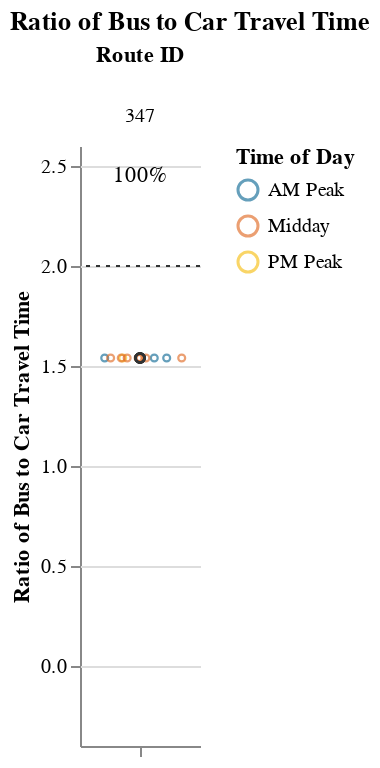
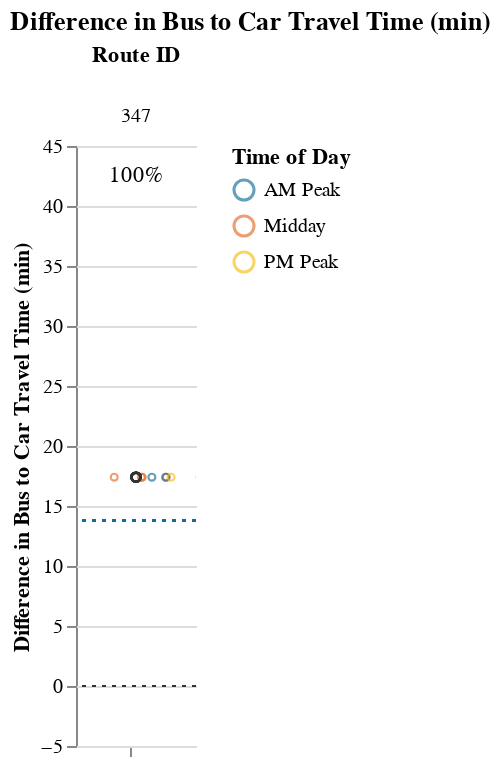

The notebook cell saved with these charts, in order:
### Markdown cell above
## Viable Competitive Routes
### Short Routes (< 1 hr)

### Code cell
# Allow for possibility that operator doesn't have routes that fall into certain route_groups
# But, jupyterbook will not like markdown with f-string
# separate out route_group and put in each cell, and use try/except + if to display...
# but all 3 route groups must be displayed. just add sentence about why no routes were returned at the end
route_group = "short"
try:
    subset_routes, mult, diff  = setup_charts(df, PCT_COMPETITIVE_THRESHOLD, route_group)
    
    if len(subset_routes) > 0:
        display(
            Markdown(
                f"{CAPTIONS_DICT[route_group]}"
                "Within each route group, routes are sorted in descending order "
                "by % competitive trips and # trips below the additional time cut-off."
            )
        )

        display(mult)
        display(diff)
except:
    print("No routes meet this criteria.")

### Figure 1 — Vega-Lite specification as saved in the notebook (floating-point values rounded to 4 significant figures)
{"config": {"view": {"continuousWidth": 400, "continuousHeight": 300, "stroke": null}, "facet": {"spacing": 0}}, "data": {"name": "data-3653d2bae53fbbfd55e53abd396cdc3d"}, "facet": {"column": {"field": "route_id", "sort": ["347"], "title": "Route ID", "type": "nominal"}}, "spec": {"layer": [{"mark": {"type": "point", "opacity": 0.65, "size": 12, "strokeWidth": 1.1}, "encoding": {"color": {"field": "time_of_day", "scale": {"range": ["#136C97", "#E16B26", "#F6BF16", "#00896B", "#7790A3", "#5B559C"]}, "sort": ["AM Peak", "Midday", "PM Peak", "Owl Service"], "title": "Time of Day", "type": "nominal"}, "tooltip": [{"field": "route_id", "type": "nominal"}, {"field": "trip_id", "type": "nominal"}, {"field": "service_hours", "type": "quantitative"}, {"field": "car_duration_hours", "type": "quantitative"}, {"field": "bus_multiplier", "type": "quantitative"}, {"field": "bus_difference", "type": "quantitative"}, {"field": "num_trips", "type": "quantitative"}, {"field": "num_competitive", "type": "quantitative"}, {"field": "pct_trips_competitive", "type": "quantitative"}, {"field": "p25", "type": "quantitative"}, {"field": "p50", "type": "quantitative"}, {"field": "p75", "type": "quantitative"}], "x": {"axis": {"grid": false, "labels": false, "ticks": true, "values": [0]}, "field": "jitter", "scale": {}, "title": null, "type": "quantitative"}, "y": {"field": "bus_multiplier", "scale": {"domain": [-0.25, 2.5]}, "title": "Ratio of Bus to Car Travel Time", "type": "quantitative"}}, "selection": {"selector001": {"type": "interval", "bind": "scales", "encodings": ["x", "y"]}}, "transform": [{"calculate": "sqrt(-2*log(random()))*cos(2*PI*random())", "as": "jitter"}], "width": 60}, {"layer": [{"mark": {"type": "point", "opacity": 0.6, "size": 20, "strokeWidth": 1.3}, "encoding": {"color": {"value": "#323434"}, "y": {"field": "bus_multiplier", "type": "quantitative"}}, "transform": [{"filter": "(datum.p50_trip === 1)"}]}, {"mark": {"type": "rule", "strokeDash": [2, 3]}, "encoding": {"color": {"value": "#323434"}, "y": {"field": "cutoff", "type": "quantitative"}}}, {"mark": {"type": "text", "align": "center", "baseline": "middle"}, "encoding": {"color": {"value": "black"}, "text": {"field": "pct_trips_competitive", "format": ".0%", "type": "quantitative"}, "tooltip": [{"field": "route_id", "type": "nominal"}, {"field": "trip_id", "type": "nominal"}, {"field": "service_hours", "type": "quantitative"}, {"field": "car_duration_hours", "type": "quantitative"}, {"field": "bus_multiplier", "type": "quantitative"}, {"field": "bus_difference", "type": "quantitative"}, {"field": "num_trips", "type": "quantitative"}, {"field": "num_competitive", "type": "quantitative"}, {"field": "pct_trips_competitive", "type": "quantitative"}, {"field": "p25", "type": "quantitative"}, {"field": "p50", "type": "quantitative"}, {"field": "p75", "type": "quantitative"}], "x": {"value": 30}, "y": {"value": 15}}, "transform": [{"calculate": "sqrt(-2*log(random()))*cos(2*PI*random())", "as": "jitter"}, {"filter": "(datum.fastest_trip === 1)"}]}]}]}, "resolve": {"scale": {"y": "shared"}}, "title": "Ratio of Bus to Car Travel Time", "$schema": "https://vega.github.io/schema/vega-lite/v4.17.0.json", "datasets": {"data-3653d2bae53fbbfd55e53abd396cdc3d": [{"calitp_itp_id": 212, "trip_key": -50751044547860722, "trip_id": "t_869617_b_489_tn_0", "shape_id": "p_273", "route_id": "347", "service_hours": 0.83, "trip_first_departure_ts": 25200, "trip_last_arrival_ts": 28200, "departure_hour": 7, "time_of_day": "AM Peak", "p25": 0.83, "p50": 0.83, "p75": 0.83, "p50_trip": 1, "fastest_trip": 0, "car_duration_hours": 0.54, "competitive_route": 1, "bus_multiplier": 1.54, "bus_difference": 17.4, "num_trips": 11, "num_competitive": 11, "pct_trips_competitive": 1.0, "bus_difference_spread": 0.0, "route_group": "short", "max_trip_hrs": 0.83, "max_trip_route_group": 0.92, "name": "Morongo Band of Mission Indians", "caltrans_district": "08 - San Bernardino", "drmt_organization_name": null, "cutoff2": 13.8, "cutoff": 2}, {"calitp_itp_id": 212, "trip_key": 6565985030843497917, "trip_id": "t_869626_b_489_tn_0", "shape_id": "p_273", "route_id": "347", "service_hours": 0.83, "trip_first_departure_ts": 57600, "trip_last_arrival_ts": 60600, "departure_hour": 16, "time_of_day": "Midday", "p25": 0.83, "p50": 0.83, "p75": 0.83, "p50_trip": 1, "fastest_trip": 0, "car_duration_hours": 0.54, "competitive_route": 1, "bus_multiplier": 1.54, "bus_difference": 17.4, "num_trips": 11, "num_competitive": 11, "pct_trips_competitive": 1.0, "bus_difference_spread": 0.0, "route_group": "short", "max_trip_hrs": 0.83, "max_trip_route_group": 0.92, "name": "Morongo Band of Mission Indians", "caltrans_district": "08 - San Bernardino", "drmt_organization_name": null, "cutoff2": 13.8, "cutoff": 2}, {"calitp_itp_id": 212, "trip_key": -4816877801510912999, "trip_id": "t_869625_b_489_tn_0", "shape_id": "p_273", "route_id": "347", "service_hours": 0.83, "trip_first_departure_ts": 54000, "trip_last_arrival_ts": 57000, "departure_hour": 15, "time_of_day": "Midday", "p25": 0.83, "p50": 0.83, "p75": 0.83, "p50_trip": 1, "fastest_trip": 0, "car_duration_hours": 0.54, "competitive_route": 1, "bus_multiplier": 1.54, "bus_difference": 17.4, "num_trips": 11, "num_competitive": 11, "pct_trips_competitive": 1.0, "bus_difference_spread": 0.0, "route_group": "short", "max_trip_hrs": 0.83, "max_trip_route_group": 0.92, "name": "Morongo Band of Mission Indians", "caltrans_district": "08 - San Bernardino", "drmt_organization_name": null, "cutoff2": 13.8, "cutoff": 2}, {"calitp_itp_id": 212, "trip_key": 134933156221590924, "trip_id": "t_869618_b_489_tn_0", "shape_id": "p_273", "route_id": "347", "service_hours": 0.83, "trip_first_departure_ts": 28800, "trip_last_arrival_ts": 31800, "departure_hour": 8, "time_of_day": "AM Peak", "p25": 0.83, "p50": 0.83, "p75": 0.83, "p50_trip": 1, "fastest_trip": 0, "car_duration_hours": 0.54, "competitive_route": 1, "bus_multiplier": 1.54, "bus_difference": 17.4, "num_trips": 11, "num_competitive": 11, "pct_trips_competitive": 1.0, "bus_difference_spread": 0.0, "route_group": "short", "max_trip_hrs": 0.83, "max_trip_route_group": 0.92, "name": "Morongo Band of Mission Indians", "caltrans_district": "08 - San Bernardino", "drmt_organization_name": null, "cutoff2": 13.8, "cutoff": 2}, {"calitp_itp_id": 212, "trip_key": 6524374184765815018, "trip_id": "t_869627_b_489_tn_0", "shape_id": "p_273", "route_id": "347", "service_hours": 0.83, "trip_first_departure_ts": 61200, "trip_last_arrival_ts": 64200, "departure_hour": 17, "time_of_day": "PM Peak", "p25": 0.83, "p50": 0.83, "p75": 0.83, "p50_trip": 1, "fastest_trip": 1, "car_duration_hours": 0.54, "competitive_route": 1, "bus_multiplier": 1.54, "bus_difference": 17.4, "num_trips": 11, "num_competitive": 11, "pct_trips_competitive": 1.0, "bus_difference_spread": 0.0, "route_group": "short", "max_trip_hrs": 0.83, "max_trip_route_group": 0.92, "name": "Morongo Band of Mission Indians", "caltrans_district": "08 - San Bernardino", "drmt_organization_name": null, "cutoff2": 13.8, "cutoff": 2}, {"calitp_itp_id": 212, "trip_key": 279715188915178658, "trip_id": "t_869619_b_489_tn_0", "shape_id": "p_273", "route_id": "347", "service_hours": 0.83, "trip_first_departure_ts": 32400, "trip_last_arrival_ts": 35400, "departure_hour": 9, "time_of_day": "AM Peak", "p25": 0.83, "p50": 0.83, "p75": 0.83, "p50_trip": 1, "fastest_trip": 0, "car_duration_hours": 0.54, "competitive_route": 1, "bus_multiplier": 1.54, "bus_difference": 17.4, "num_trips": 11, "num_competitive": 11, "pct_trips_competitive": 1.0, "bus_difference_spread": 0.0, "route_group": "short", "max_trip_hrs": 0.83, "max_trip_route_group": 0.92, "name": "Morongo Band of Mission Indians", "caltrans_district": "08 - San Bernardino", "drmt_organization_name": null, "cutoff2": 13.8, "cutoff": 2}, {"calitp_itp_id": 212, "trip_key": 6246359231528304994, "trip_id": "t_869624_b_489_tn_0", "shape_id": "p_273", "route_id": "347", "service_hours": 0.83, "trip_first_departure_ts": 50400, "trip_last_arrival_ts": 53400, "departure_hour": 14, "time_of_day": "Midday", "p25": 0.83, "p50": 0.83, "p75": 0.83, "p50_trip": 1, "fastest_trip": 0, "car_duration_hours": 0.54, "competitive_route": 1, "bus_multiplier": 1.54, "bus_difference": 17.4, "num_trips": 11, "num_competitive": 11, "pct_trips_competitive": 1.0, "bus_difference_spread": 0.0, "route_group": "short", "max_trip_hrs": 0.83, "max_trip_route_group": 0.92, "name": "Morongo Band of Mission Indians", "caltrans_district": "08 - San Bernardino", "drmt_organization_name": null, "cutoff2": 13.8, "cutoff": 2}, {"calitp_itp_id": 212, "trip_key": -7823840397146035109, "trip_id": "t_869622_b_489_tn_0", "shape_id": "p_273", "route_id": "347", "service_hours": 0.83, "trip_first_departure_ts": 43200, "trip_last_arrival_ts": 46200, "departure_hour": 12, "time_of_day": "Midday", "p25": 0.83, "p50": 0.83, "p75": 0.83, "p50_trip": 1, "fastest_trip": 0, "car_duration_hours": 0.54, "competitive_route": 1, "bus_multiplier": 1.54, "bus_difference": 17.4, "num_trips": 11, "num_competitive": 11, "pct_trips_competitive": 1.0, "bus_difference_spread": 0.0, "route_group": "short", "max_trip_hrs": 0.83, "max_trip_route_group": 0.92, "name": "Morongo Band of Mission Indians", "caltrans_district": "08 - San Bernardino", "drmt_organization_name": null, "cutoff2": 13.8, "cutoff": 2}, {"calitp_itp_id": 212, "trip_key": 4418619400551468545, "trip_id": "t_869623_b_489_tn_0", "shape_id": "p_273", "route_id": "347", "service_hours": 0.83, "trip_first_departure_ts": 46800, "trip_last_arrival_ts": 49800, "departure_hour": 13, "time_of_day": "Midday", "p25": 0.83, "p50": 0.83, "p75": 0.83, "p50_trip": 1, "fastest_trip": 0, "car_duration_hours": 0.54, "competitive_route": 1, "bus_multiplier": 1.54, "bus_difference": 17.4, "num_trips": 11, "num_competitive": 11, "pct_trips_competitive": 1.0, "bus_difference_spread": 0.0, "route_group": "short", "max_trip_hrs": 0.83, "max_trip_route_group": 0.92, "name": "Morongo Band of Mission Indians", "caltrans_district": "08 - San Bernardino", "drmt_organization_name": null, "cutoff2": 13.8, "cutoff": 2}, {"calitp_itp_id": 212, "trip_key": -2994078164148274936, "trip_id": "t_869621_b_489_tn_0", "shape_id": "p_273", "route_id": "347", "service_hours": 0.83, "trip_first_departure_ts": 39600, "trip_last_arrival_ts": 42600, "departure_hour": 11, "time_of_day": "Midday", "p25": 0.83, "p50": 0.83, "p75": 0.83, "p50_trip": 1, "fastest_trip": 0, "car_duration_hours": 0.54, "competitive_route": 1, "bus_multiplier": 1.54, "bus_difference": 17.4, "num_trips": 11, "num_competitive": 11, "pct_trips_competitive": 1.0, "bus_difference_spread": 0.0, "route_group": "short", "max_trip_hrs": 0.83, "max_trip_route_group": 0.92, "name": "Morongo Band of Mission Indians", "caltrans_district": "08 - San Bernardino", "drmt_organization_name": null, "cutoff2": 13.8, "cutoff": 2}, {"calitp_itp_id": 212, "trip_key": -5509352696499390412, "trip_id": "t_869620_b_489_tn_0", "shape_id": "p_273", "route_id": "347", "service_hours": 0.83, "trip_first_departure_ts": 36000, "trip_last_arrival_ts": 39000, "departure_hour": 10, "time_of_day": "Midday", "p25": 0.83, "p50": 0.83, "p75": 0.83, "p50_trip": 1, "fastest_trip": 0, "car_duration_hours": 0.54, "competitive_route": 1, "bus_multiplier": 1.54, "bus_difference": 17.4, "num_trips": 11, "num_competitive": 11, "pct_trips_competitive": 1.0, "bus_difference_spread": 0.0, "route_group": "short", "max_trip_hrs": 0.83, "max_trip_route_group": 0.92, "name": "Morongo Band of Mission Indians", "caltrans_district": "08 - San Bernardino", "drmt_organization_name": null, "cutoff2": 13.8, "cutoff": 2}]}}

### Figure 2 — Vega-Lite specification as saved in the notebook (floating-point values rounded to 4 significant figures)
{"config": {"view": {"continuousWidth": 400, "continuousHeight": 300, "stroke": null}, "facet": {"spacing": 0}}, "data": {"name": "data-fb25ba29d14f8a01ddcfaa3dfc858cd0"}, "facet": {"column": {"field": "route_id", "sort": ["347"], "title": "Route ID", "type": "nominal"}}, "spec": {"layer": [{"mark": {"type": "point", "opacity": 0.65, "size": 12, "strokeWidth": 1.1}, "encoding": {"color": {"field": "time_of_day", "scale": {"range": ["#136C97", "#E16B26", "#F6BF16", "#00896B", "#7790A3", "#5B559C"]}, "sort": ["AM Peak", "Midday", "PM Peak", "Owl Service"], "title": "Time of Day", "type": "nominal"}, "tooltip": [{"field": "route_id", "type": "nominal"}, {"field": "trip_id", "type": "nominal"}, {"field": "service_hours", "type": "quantitative"}, {"field": "car_duration_hours", "type": "quantitative"}, {"field": "bus_multiplier", "type": "quantitative"}, {"field": "bus_difference", "type": "quantitative"}, {"field": "num_trips", "type": "quantitative"}, {"field": "num_competitive", "type": "quantitative"}, {"field": "pct_trips_competitive", "type": "quantitative"}, {"field": "p25", "type": "quantitative"}, {"field": "p50", "type": "quantitative"}, {"field": "p75", "type": "quantitative"}], "x": {"axis": {"grid": false, "labels": false, "ticks": true, "values": [0]}, "field": "jitter", "scale": {}, "title": null, "type": "quantitative"}, "y": {"field": "bus_difference", "scale": {"domain": [-5, 42.0]}, "title": "Difference in Bus to Car Travel Time (min)", "type": "quantitative"}}, "selection": {"selector002": {"type": "interval", "bind": "scales", "encodings": ["x", "y"]}}, "transform": [{"calculate": "sqrt(-2*log(random()))*cos(2*PI*random())", "as": "jitter"}], "width": 60}, {"layer": [{"mark": {"type": "point", "opacity": 0.6, "size": 20, "strokeWidth": 1.3}, "encoding": {"color": {"value": "#323434"}, "y": {"field": "bus_difference", "type": "quantitative"}}, "transform": [{"filter": "(datum.p50_trip === 1)"}]}, {"mark": {"type": "rule", "strokeDash": [2, 3]}, "encoding": {"color": {"value": "#323434"}, "y": {"field": "cutoff", "type": "quantitative"}}}, {"mark": {"type": "rule", "strokeDash": [2, 3]}, "encoding": {"color": {"value": "#136C97"}, "y": {"field": "cutoff2", "type": "quantitative"}}}, {"mark": {"type": "text", "align": "center", "baseline": "middle"}, "encoding": {"color": {"value": "black"}, "text": {"field": "pct_trips_competitive", "format": ".0%", "type": "quantitative"}, "tooltip": [{"field": "route_id", "type": "nominal"}, {"field": "trip_id", "type": "nominal"}, {"field": "service_hours", "type": "quantitative"}, {"field": "car_duration_hours", "type": "quantitative"}, {"field": "bus_multiplier", "type": "quantitative"}, {"field": "bus_difference", "type": "quantitative"}, {"field": "num_trips", "type": "quantitative"}, {"field": "num_competitive", "type": "quantitative"}, {"field": "pct_trips_competitive", "type": "quantitative"}, {"field": "p25", "type": "quantitative"}, {"field": "p50", "type": "quantitative"}, {"field": "p75", "type": "quantitative"}], "x": {"value": 30}, "y": {"value": 15}}, "transform": [{"calculate": "sqrt(-2*log(random()))*cos(2*PI*random())", "as": "jitter"}, {"filter": "(datum.fastest_trip === 1)"}]}]}]}, "resolve": {"scale": {"y": "shared"}}, "title": "Difference in Bus to Car Travel Time (min)", "$schema": "https://vega.github.io/schema/vega-lite/v4.17.0.json", "datasets": {"data-fb25ba29d14f8a01ddcfaa3dfc858cd0": [{"calitp_itp_id": 212, "trip_key": -50751044547860722, "trip_id": "t_869617_b_489_tn_0", "shape_id": "p_273", "route_id": "347", "service_hours": 0.83, "trip_first_departure_ts": 25200, "trip_last_arrival_ts": 28200, "departure_hour": 7, "time_of_day": "AM Peak", "p25": 0.83, "p50": 0.83, "p75": 0.83, "p50_trip": 1, "fastest_trip": 0, "car_duration_hours": 0.54, "competitive_route": 1, "bus_multiplier": 1.54, "bus_difference": 17.4, "num_trips": 11, "num_competitive": 11, "pct_trips_competitive": 1.0, "bus_difference_spread": 0.0, "route_group": "short", "max_trip_hrs": 0.83, "max_trip_route_group": 0.92, "name": "Morongo Band of Mission Indians", "caltrans_district": "08 - San Bernardino", "drmt_organization_name": null, "cutoff2": 13.8, "cutoff": 0}, {"calitp_itp_id": 212, "trip_key": 6565985030843497917, "trip_id": "t_869626_b_489_tn_0", "shape_id": "p_273", "route_id": "347", "service_hours": 0.83, "trip_first_departure_ts": 57600, "trip_last_arrival_ts": 60600, "departure_hour": 16, "time_of_day": "Midday", "p25": 0.83, "p50": 0.83, "p75": 0.83, "p50_trip": 1, "fastest_trip": 0, "car_duration_hours": 0.54, "competitive_route": 1, "bus_multiplier": 1.54, "bus_difference": 17.4, "num_trips": 11, "num_competitive": 11, "pct_trips_competitive": 1.0, "bus_difference_spread": 0.0, "route_group": "short", "max_trip_hrs": 0.83, "max_trip_route_group": 0.92, "name": "Morongo Band of Mission Indians", "caltrans_district": "08 - San Bernardino", "drmt_organization_name": null, "cutoff2": 13.8, "cutoff": 0}, {"calitp_itp_id": 212, "trip_key": -4816877801510912999, "trip_id": "t_869625_b_489_tn_0", "shape_id": "p_273", "route_id": "347", "service_hours": 0.83, "trip_first_departure_ts": 54000, "trip_last_arrival_ts": 57000, "departure_hour": 15, "time_of_day": "Midday", "p25": 0.83, "p50": 0.83, "p75": 0.83, "p50_trip": 1, "fastest_trip": 0, "car_duration_hours": 0.54, "competitive_route": 1, "bus_multiplier": 1.54, "bus_difference": 17.4, "num_trips": 11, "num_competitive": 11, "pct_trips_competitive": 1.0, "bus_difference_spread": 0.0, "route_group": "short", "max_trip_hrs": 0.83, "max_trip_route_group": 0.92, "name": "Morongo Band of Mission Indians", "caltrans_district": "08 - San Bernardino", "drmt_organization_name": null, "cutoff2": 13.8, "cutoff": 0}, {"calitp_itp_id": 212, "trip_key": 134933156221590924, "trip_id": "t_869618_b_489_tn_0", "shape_id": "p_273", "route_id": "347", "service_hours": 0.83, "trip_first_departure_ts": 28800, "trip_last_arrival_ts": 31800, "departure_hour": 8, "time_of_day": "AM Peak", "p25": 0.83, "p50": 0.83, "p75": 0.83, "p50_trip": 1, "fastest_trip": 0, "car_duration_hours": 0.54, "competitive_route": 1, "bus_multiplier": 1.54, "bus_difference": 17.4, "num_trips": 11, "num_competitive": 11, "pct_trips_competitive": 1.0, "bus_difference_spread": 0.0, "route_group": "short", "max_trip_hrs": 0.83, "max_trip_route_group": 0.92, "name": "Morongo Band of Mission Indians", "caltrans_district": "08 - San Bernardino", "drmt_organization_name": null, "cutoff2": 13.8, "cutoff": 0}, {"calitp_itp_id": 212, "trip_key": 6524374184765815018, "trip_id": "t_869627_b_489_tn_0", "shape_id": "p_273", "route_id": "347", "service_hours": 0.83, "trip_first_departure_ts": 61200, "trip_last_arrival_ts": 64200, "departure_hour": 17, "time_of_day": "PM Peak", "p25": 0.83, "p50": 0.83, "p75": 0.83, "p50_trip": 1, "fastest_trip": 1, "car_duration_hours": 0.54, "competitive_route": 1, "bus_multiplier": 1.54, "bus_difference": 17.4, "num_trips": 11, "num_competitive": 11, "pct_trips_competitive": 1.0, "bus_difference_spread": 0.0, "route_group": "short", "max_trip_hrs": 0.83, "max_trip_route_group": 0.92, "name": "Morongo Band of Mission Indians", "caltrans_district": "08 - San Bernardino", "drmt_organization_name": null, "cutoff2": 13.8, "cutoff": 0}, {"calitp_itp_id": 212, "trip_key": 279715188915178658, "trip_id": "t_869619_b_489_tn_0", "shape_id": "p_273", "route_id": "347", "service_hours": 0.83, "trip_first_departure_ts": 32400, "trip_last_arrival_ts": 35400, "departure_hour": 9, "time_of_day": "AM Peak", "p25": 0.83, "p50": 0.83, "p75": 0.83, "p50_trip": 1, "fastest_trip": 0, "car_duration_hours": 0.54, "competitive_route": 1, "bus_multiplier": 1.54, "bus_difference": 17.4, "num_trips": 11, "num_competitive": 11, "pct_trips_competitive": 1.0, "bus_difference_spread": 0.0, "route_group": "short", "max_trip_hrs": 0.83, "max_trip_route_group": 0.92, "name": "Morongo Band of Mission Indians", "caltrans_district": "08 - San Bernardino", "drmt_organization_name": null, "cutoff2": 13.8, "cutoff": 0}, {"calitp_itp_id": 212, "trip_key": 6246359231528304994, "trip_id": "t_869624_b_489_tn_0", "shape_id": "p_273", "route_id": "347", "service_hours": 0.83, "trip_first_departure_ts": 50400, "trip_last_arrival_ts": 53400, "departure_hour": 14, "time_of_day": "Midday", "p25": 0.83, "p50": 0.83, "p75": 0.83, "p50_trip": 1, "fastest_trip": 0, "car_duration_hours": 0.54, "competitive_route": 1, "bus_multiplier": 1.54, "bus_difference": 17.4, "num_trips": 11, "num_competitive": 11, "pct_trips_competitive": 1.0, "bus_difference_spread": 0.0, "route_group": "short", "max_trip_hrs": 0.83, "max_trip_route_group": 0.92, "name": "Morongo Band of Mission Indians", "caltrans_district": "08 - San Bernardino", "drmt_organization_name": null, "cutoff2": 13.8, "cutoff": 0}, {"calitp_itp_id": 212, "trip_key": -7823840397146035109, "trip_id": "t_869622_b_489_tn_0", "shape_id": "p_273", "route_id": "347", "service_hours": 0.83, "trip_first_departure_ts": 43200, "trip_last_arrival_ts": 46200, "departure_hour": 12, "time_of_day": "Midday", "p25": 0.83, "p50": 0.83, "p75": 0.83, "p50_trip": 1, "fastest_trip": 0, "car_duration_hours": 0.54, "competitive_route": 1, "bus_multiplier": 1.54, "bus_difference": 17.4, "num_trips": 11, "num_competitive": 11, "pct_trips_competitive": 1.0, "bus_difference_spread": 0.0, "route_group": "short", "max_trip_hrs": 0.83, "max_trip_route_group": 0.92, "name": "Morongo Band of Mission Indians", "caltrans_district": "08 - San Bernardino", "drmt_organization_name": null, "cutoff2": 13.8, "cutoff": 0}, {"calitp_itp_id": 212, "trip_key": 4418619400551468545, "trip_id": "t_869623_b_489_tn_0", "shape_id": "p_273", "route_id": "347", "service_hours": 0.83, "trip_first_departure_ts": 46800, "trip_last_arrival_ts": 49800, "departure_hour": 13, "time_of_day": "Midday", "p25": 0.83, "p50": 0.83, "p75": 0.83, "p50_trip": 1, "fastest_trip": 0, "car_duration_hours": 0.54, "competitive_route": 1, "bus_multiplier": 1.54, "bus_difference": 17.4, "num_trips": 11, "num_competitive": 11, "pct_trips_competitive": 1.0, "bus_difference_spread": 0.0, "route_group": "short", "max_trip_hrs": 0.83, "max_trip_route_group": 0.92, "name": "Morongo Band of Mission Indians", "caltrans_district": "08 - San Bernardino", "drmt_organization_name": null, "cutoff2": 13.8, "cutoff": 0}, {"calitp_itp_id": 212, "trip_key": -2994078164148274936, "trip_id": "t_869621_b_489_tn_0", "shape_id": "p_273", "route_id": "347", "service_hours": 0.83, "trip_first_departure_ts": 39600, "trip_last_arrival_ts": 42600, "departure_hour": 11, "time_of_day": "Midday", "p25": 0.83, "p50": 0.83, "p75": 0.83, "p50_trip": 1, "fastest_trip": 0, "car_duration_hours": 0.54, "competitive_route": 1, "bus_multiplier": 1.54, "bus_difference": 17.4, "num_trips": 11, "num_competitive": 11, "pct_trips_competitive": 1.0, "bus_difference_spread": 0.0, "route_group": "short", "max_trip_hrs": 0.83, "max_trip_route_group": 0.92, "name": "Morongo Band of Mission Indians", "caltrans_district": "08 - San Bernardino", "drmt_organization_name": null, "cutoff2": 13.8, "cutoff": 0}, {"calitp_itp_id": 212, "trip_key": -5509352696499390412, "trip_id": "t_869620_b_489_tn_0", "shape_id": "p_273", "route_id": "347", "service_hours": 0.83, "trip_first_departure_ts": 36000, "trip_last_arrival_ts": 39000, "departure_hour": 10, "time_of_day": "Midday", "p25": 0.83, "p50": 0.83, "p75": 0.83, "p50_trip": 1, "fastest_trip": 0, "car_duration_hours": 0.54, "competitive_route": 1, "bus_multiplier": 1.54, "bus_difference": 17.4, "num_trips": 11, "num_competitive": 11, "pct_trips_competitive": 1.0, "bus_difference_spread": 0.0, "route_group": "short", "max_trip_hrs": 0.83, "max_trip_route_group": 0.92, "name": "Morongo Band of Mission Indians", "caltrans_district": "08 - San Bernardino", "drmt_organization_name": null, "cutoff2": 13.8, "cutoff": 0}]}}
